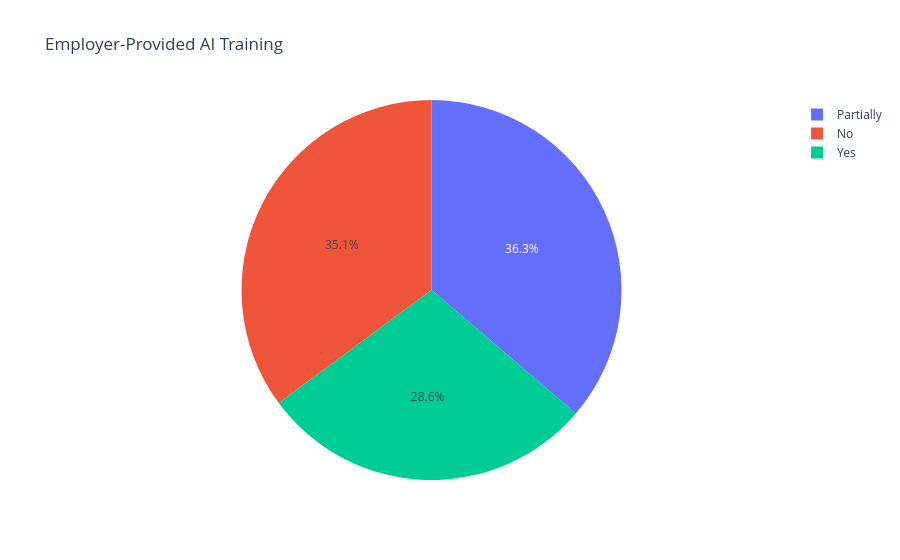

Notebook source saved alongside this figure:
### Code cell
# Employer AI Training — Pie Chart
fig = px.pie(
    df,
    names='employer_provides_ai_training',
    title='Employer-Provided AI Training'
)

fig.show()

### Figure 1 — Plotly figure (JSON) as saved in the notebook; plotly's stock layout.template omitted (floating-point values rounded to 4 significant figures; data arrays with more than 128 entries replaced by an {"elided": "..."} marker saying what was removed)
{"data": [{"domain": {"x": [0, 1], "y": [0, 1]}, "hovertemplate": "employer_provides_ai_training=%{label}<extra></extra>", "labels": {"elided": "12000 str values"}, "legendgroup": "", "name": "", "showlegend": true, "type": "pie"}], "layout": {"legend": {"tracegroupgap": 0}, "title": {"text": "Employer-Provided AI Training"}}}
